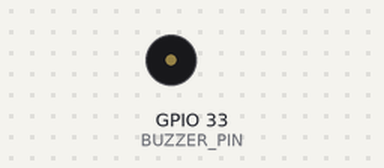
A sketch run on a simulated ESP32. Parts: buzzer (waves = sounding, pin HIGH). What the sketch prints to the serial monitor is not drawn.

Above: at 0.5 s.
Timing chart, 0 to 4.6 s (numbered marks = the images above):
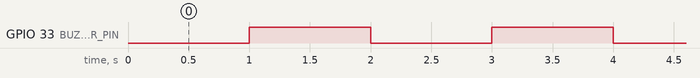

Measured:
- by itself, GPIO 33 (BUZZER_PIN): alternates HIGH for 1.0 s and LOW for 1.0 s

The sketch:

buzzer.ino
```cpp
int BUZZER_PIN = 33; // deklarasi pin buzzer

void setup() {
  Serial.begin(9600);
  // setup pin buzzer menjadi outputs
  pinMode(BUZZER_PIN, OUTPUT);
  digitalWrite(BUZZER_PIN, HIGH); //Matikan Buzzer
}

void loop() {
  // Buzzer ON
  Serial.println("ON");
  digitalWrite(BUZZER_PIN, LOW);
  delay(1000); // delay 1 detik

  // Buzzer OFF
  Serial.println("OFF");
  digitalWrite(BUZZER_PIN, HIGH);
  delay(1000); // delay 1 detik
}
```
